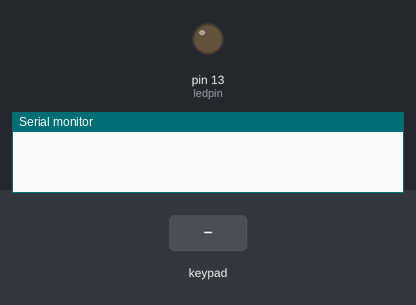
Recording of a sketch running on a simulated Arduino Leonardo, built with avr-gcc and run on an emulated ATmega32U4. Parts: output pins drawn as LEDs (lit = HIGH), the last lines printed to the serial monitor. The inputs (shaded band) are chosen by the test bench. USB keyboard and mouse output is not drawn.

Above: at 1.2 s.
1.3 s: key 'a' pressed
At 1.45 s:
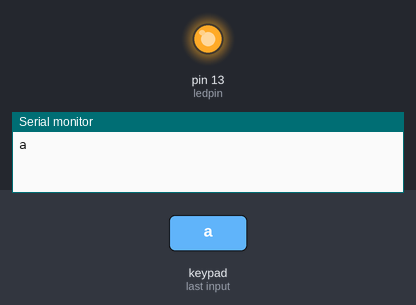
3.1 s: key 's' pressed
4.6 s: key 'i' pressed
Timing chart, 0 to 7.6 s (numbered marks = the images above; inputs shaded):
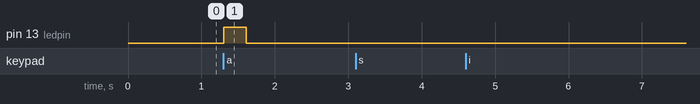

Measured:
- after the input at 1.3 s, pin 13 (ledpin): LOW → HIGH at once, → LOW 0.30 s later

The sketch:

Leonardo-EBuLa-Keyboard.ino
```cpp
/*
 * Mit diesem Code kann ein Arduino Leonardo an einer Gercom EBuLa -Tastatur betrieben werden.
 * Die Matrixtastatur wird gemaeß Anschluss-EBuLa-Leonardo.png an den Arduino angeschlossen.
 * Dieser Code bietet neben der Bedienung der EbuLa-Simulation von Zusi-Display auch die
 * Moeglichkeit Zusi und auch den Monitor zu bedienen.
 * Zur Bedienung von Zusi muss dessen Fenster im Focus von Windows sein. Unmittelbar dahinter
 * muss Zusi-Display befinden.
 * Auf diese Art und Weise kann durch die Uebertragung der Tastenkombination Alt + Tab zwischen
 * den beiden Fenstern umgeschaltet werden.
 * Durch druecken der EBuLa-Taste s wird der Arduino in den EBuLa-Modus geschaltet.
 * Durch druecken der EBuLa-Taste i wird der Arduino in den Zusi-Modus geschaltet.
 * Im Zusi-Modus werden die unteren Tasten 1 bis 0 als F1 bis F10 an Zusi gesendet.
 * Die Pfeiltasten dienen zum Umschalten der Ansichten im Fuehrerstand.
 *
 * Unter Verwendung von Optokopplern oder Relais kann der Arduino auch an die Bedientasten des
 * verwendeten Monitors angeschlossen werden. Hiermit wird es moeglich Einstellungen im OSD des
 * Monitors vorzunehmen. Dies ist insbesondere fuer die Helligkeitseinstellung praktisch.
 * Fuer die Ansteuerung der Monitortasten sind die Anschluesse A0 bis A5 vorgesehen.
 * Der Code ist Kassenmonitore der Marke TVS vorgesehen. Monitore von Siemens/Wincor/Nixdorf
 * sind in der Regel baugleich. Fuer andere Geraete muesste der Code entsprechend angepasst werden.
 * Nach druecken von St werdend die Tasten auf der rechten Seite an den Monitor geleitet.
 * Druecken der Helligkeitstaste navigiert zusaetzlich direkt ins Helligkeitsmenue des Monitor OSD.
 * Wer die Funktion nutzen moechte, muss die '//' in Zeile 33 entfernen.
 */

#include <Keyboard.h>
#include <Keypad.h>
#include <Mouse.h>
byte mode = 0;
#define mode_zusi 0
#define mode_zusiDisplay  1
#define mode_monitorOsd  2
//#define MonitorControl
const byte ROWS = 5; // Fuenf Zeilen
const byte COLS = 5; // Fuenf Spalten
// Define the Keymap
char keys[ROWS][COLS] = {
  {'a','s','i','t','w'},
  {'v','h','k','x','c'},
  {'l','r','u','d','e'},
  {'0','9','8','7','6'},
  {'5','4','3','2','1'}
};

byte rowPins[ROWS] = { 3, 5, 7, 9, 11 };  // Zeilen an diese Pins anschließen:
byte colPins[COLS] = { 4, 6, 8, 10, 12 }; // Spalten an diese Pins anschließen:

Keypad kpd = Keypad( makeKeymap(keys), rowPins, colPins, ROWS, COLS );  // Keypad erzeugen
#define ledpin 13    // LED wird an Pin 13 angeschlossen
void setup()
{
#ifdef MonitorControl            // Wenn Monitorbedientatsten verwendet werden...
  pinMode(A0, OUTPUT);            // ...Ausgangspins festlegen
  pinMode(A1, OUTPUT);
  pinMode(A2, OUTPUT);
  pinMode(A3, OUTPUT);
  pinMode(A4, OUTPUT);
  pinMode(A5, OUTPUT);
  digitalWrite(A0, LOW);          // Ist die Masse fuer die Optokoppler
#endif
  pinMode(ledpin,OUTPUT);
  digitalWrite(ledpin, LOW);
  Serial.begin(9600);
  Keyboard.begin();
  Mouse.begin();
}

void loop()
{
  delay(100);
  char key = kpd.getKey();
  if (key != NO_KEY){
    Serial.println(key);
    switch (key)
    {
      case 's':       // Taste s wird nicht von Zusi-Display benutzt. Sie schaltet hier in den Zusi-Display-Modus
        mode = mode_zusiDisplay;
        break;
      case 'i':       // Taste i wird nicht von Zusi-Display benutzt. Sie schaltet hier in den Zusi-Modus
        mode = mode_zusi;
        break;
#ifdef MonitorControl
      case 't':       // Taste St wird nicht von Zusi-Display benutzt. Hier wird sie benutzt, um in den Monitor OSD-Modus zu wechseln.
        mode = mode_monitorOsd;
        pushMonitorBtn('c');  // Nach wechsel in den OSD-Modus, das Menue direkt oeffnen.
        break;
      case 'h':       // Helligkeitstaste wird zwar von Zusi-Display benutzt...
                      // ...aber es soll das Helligkeitsmenue des Monitors verwendet werden.
        mode = mode_monitorOsd;
        pushMonitorBtn('c');
        delay(500);
        pushMonitorBtn('e');
        break;
#endif
      case 'w':       // Taste V>0 wird nicht von Zusi-Display benutzt.
      case 'v':       // Taste St wird nicht von Zusi-Display benutzt.
        break;
      default:
        if(mode == mode_zusiDisplay)  sendKey(key);
        if(mode == mode_zusi)         sendZusiKey(key);
#ifdef MonitorControl
        if(mode == mode_monitorOsd)   pushMonitorBtn(key);
#endif
    }
  }
}
void sendKey(char key){
  digitalWrite(ledpin, HIGH);
  sendAltTab(100);
  pressAndRelease(key);
  sendAltTab(0);
  digitalWrite(ledpin, LOW);
}
void sendZusiKey(char key){
  digitalWrite(ledpin, HIGH);
    switch (key)
    {
      case '1':
        pressAndRelease(KEY_F1);  // Zeitraffer
        break;
      case '2':
        pressAndRelease(KEY_F2);  // Pause
        break;
      case '3':
        pressAndRelease(KEY_F3);  // Autopilot
        break;
      case '4':
        pressAndRelease(KEY_F4);  // Zeitsprung
        break;
      case '5':
        pressAndRelease(KEY_F5);  // Fuehrerstand ein-/ausblenden
        break;
      case '6':
        pressAndRelease(KEY_F6);  // Fuehrerstand-Zusatzinfo anzeigen
        break;
      case '7':
        pressAndRelease(KEY_F7);  // Zugdaten einblenden
        break;
      case '8':
        pressAndRelease(KEY_F8);  // Schummelinfo anzeigen
        break;
      case '9':
        pressAndRelease(KEY_F9);  // Standort Fuehrerstand
        break;
      case '0':
        pressAndRelease(KEY_F12); // Standort Zug-Aussenansicht hinten
        Mouse.press();            // Damit sich der Blick um das Zugende dreht...
        Mouse.move(50, 0, 0);     // ...muss ein Mausklick mit Bewegung gemacht werden.
        Mouse.release();
        Mouse.move(-50, 0, 0);
        break;
      case 'u':
        pressAndRelease(KEY_UP_ARROW);    // Pfleil hoch
        break;
      case 'd':
        pressAndRelease(KEY_DOWN_ARROW);  // Pfleil runter
        break;
      case 'l':
        pressAndRelease(KEY_LEFT_ARROW);  // Pfleil links
        break;
      case 'r':
        pressAndRelease(KEY_RIGHT_ARROW); // Pfleil rechts
        break;
      default:
        sendKey(key);
    }
  digitalWrite(ledpin, LOW);
}
void pressAndRelease(char key){
  Keyboard.press(key);
  delay(200);
  Keyboard.releaseAll();
}
void sendAltTab(byte waitMs){
  Keyboard.press(KEY_LEFT_ALT);
  Keyboard.press(KEY_TAB);
  Keyboard.releaseAll();
  delay(waitMs);
}
#ifdef MonitorControl
void pushMonitorBtn(char key){
  switch (key){
    case 'a':                 // Taste An / Aus
      digitalWrite(A1, HIGH);
      delay(65);
      digitalWrite(A1, LOW);
      break;
    case 'e':                 // Taste Enter
      digitalWrite(A2, HIGH);
      delay(65);
      digitalWrite(A2, LOW);
      break;
    case 'c':                 // Taste Menue
      digitalWrite(A3, HIGH);
      delay(65);
      digitalWrite(A3, LOW);
      break;
    case 'd':                 // Taste Hoch
      digitalWrite(A4, HIGH);
      delay(65);
      digitalWrite(A4, LOW);
      break;
    case 'u':                 // Taste Runter
      digitalWrite(A5, HIGH);
      delay(65);
      digitalWrite(A5, LOW);
      break;
    case 'l':                 // Taste Hoch 10 mal druecken
      for(byte n = 0; n<10; n++){
        digitalWrite(A4, HIGH);
        delay(65);
        digitalWrite(A4, LOW);
        delay(65);
      }
      break;
    case 'r':                 // Taste Runter 10 mal druecken
      for(byte n = 0; n<10; n++){
        digitalWrite(A5, HIGH);
        delay(65);
        digitalWrite(A5, LOW);
        delay(65);
      }
  }
  delay(25);
}
#endif
```
